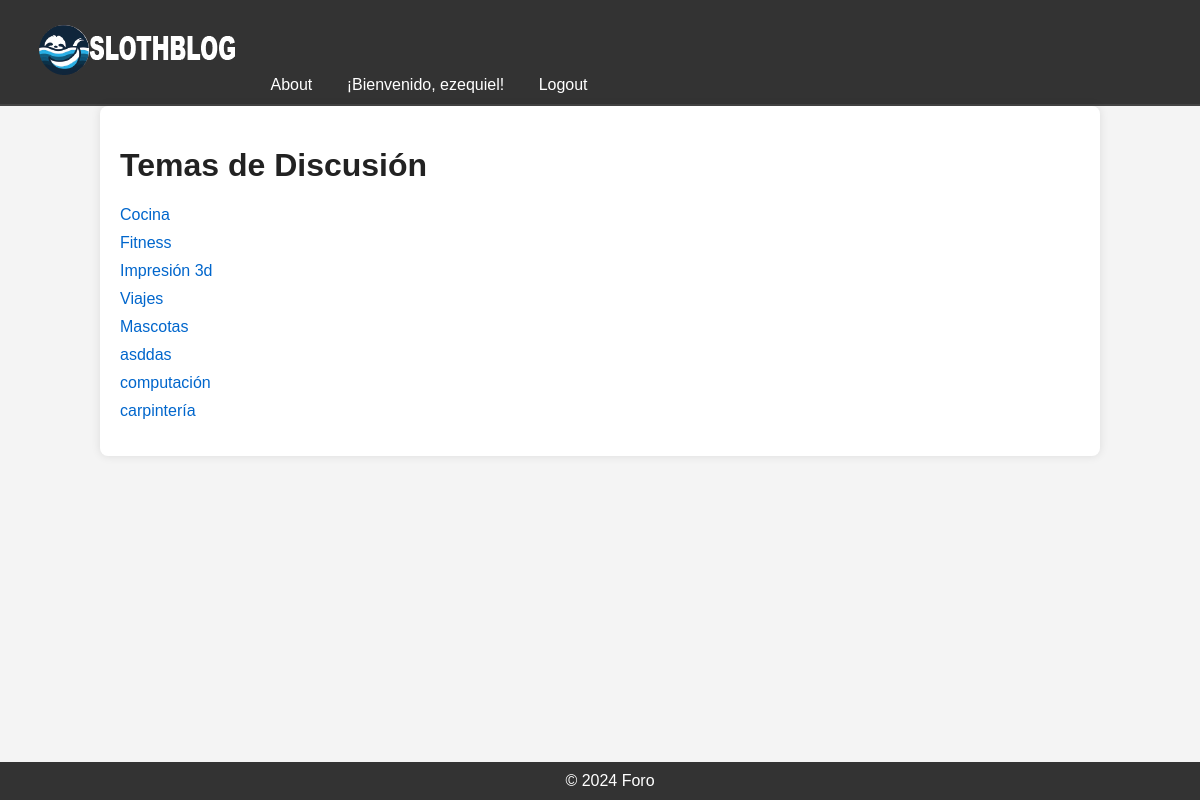
Screenshot of / (signed in) with the database file from the repository.
### blog/models.py (models this page shows, shortened)
class Tema(models.Model):
    nombre = models.CharField(max_length=100)
    descripcion = models.TextField()

### blog/views.py (the view)
# urls.py: path('', views.inicio, name='pagina_inicio'),
def inicio(request):
    temas = Tema.objects.all()
    return render(request, 'blog/inicio.html', {'temas': temas})

### blog/templates/blog/inicio.html (shortened to what this page needs)
<!DOCTYPE html>
<html lang="es">
<head>
    {% load static %}
    <link rel="stylesheet" href="{% static 'css/styles.css' %}">
</head>
<body>
    <nav>
        <a href="{% url 'pagina_inicio' %}"><img src="{% static 'images/logo.png' %}" alt="Logo"></a>
        <a href="{% url 'about' %}">About</a>
        {% if user.is_authenticated %}
            <a href="{% url 'perfil' %}">¡Bienvenido, {{ user.username }}!</a>
            <a href="{% url 'logout' %}">Logout</a>
        {% else %}
            <a href="{% url 'registro' %}">Sign Up</a>
            <a href="{% url 'login' %}">Login</a>
        {% endif %}
    </nav>
    <div class="container">
        <h1>Temas de Discusión</h1>
        <ul>
            {% for tema in temas %}
                <li><a href="{% url 'tema_detalle' tema.id %}">{{ tema.nombre }}</a></li>
            {% endfor %}
        </ul>
    </div>
    <footer>
        © 2024 Foro
    </footer>
</body>
</html>

### blog/static/css/styles.css (style rules this page uses)
body { font-family: Arial, sans-serif; color: #333; background-color: #f4f4f4; margin: 0; padding: 0; }
.container { width: 80%; margin: 0 auto; background: #fff; padding: 20px; border-radius: 8px; box-shadow: 0 0 10px rgba(0, 0, 0, 0.1); }
nav { background: #333; color: #fff; padding: 10px; border-bottom: 2px solid #444; }
nav a { color: #fff; text-decoration: none; margin: 0 15px; }
h1 { color: #222; }
ul { list-style-type: none; padding: 0; }
ul li { margin: 10px 0; }
ul li a { color: #0066cc; text-decoration: none; }
footer { background: #333; color: #fff; text-align: center; padding: 10px; position: fixed; width: 100%; bottom: 0; }

### rows the page displays
Tema: nombre "Cocina"
Tema: nombre "Fitness"
Tema: nombre "Impresión 3d"
Tema: nombre "Viajes"
Tema: nombre "Mascotas"
Tema: nombre "asddas"
Tema: nombre "computación"
Tema: nombre "carpintería"

### other values shown
{{ user.username }} "ezequiel"
